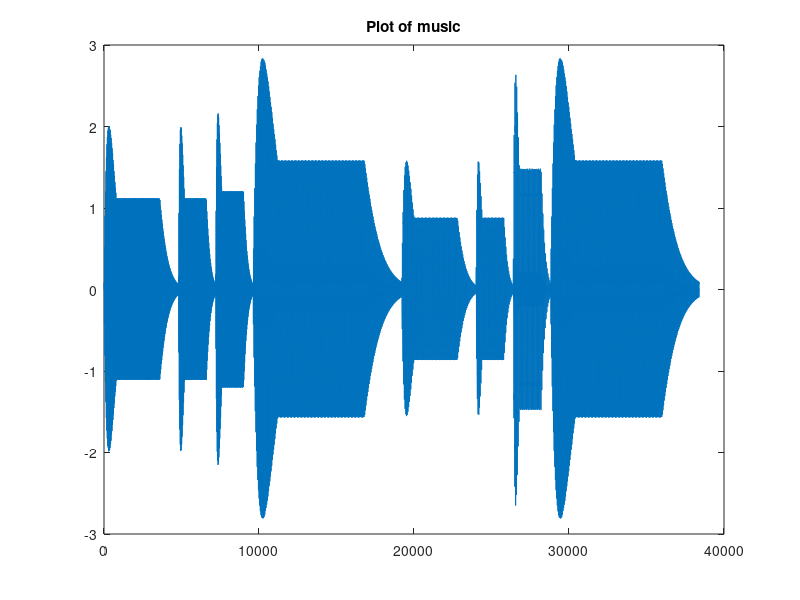

This figure's MATLAB source:
inter = 2^(1/12);
basefreq = 220 * inter^8; %baseFreq=F4 in this song

sampfreq = 8000;
beat = 0.6;

%freq used in this song
sound1 = basefreq;
sound5 = basefreq * inter^7;
sound6 = basefreq * inter^9;
sound2 = basefreq * inter^2;
sound6low = basefreq / (inter^3);

%  play the music
mfreq = [
    sound5;sound5;sound6;
    sound2;
    sound1;sound1;sound6low;
    sound2
];%frequnce sequnce of the song

beats= [
    1;0.5;0.5;
    2;
    1;0.5;0.5;
    2;
];%beats sequnce of the song

%parameters
a=100;
b=10;
c=2.5;
d=0.0082;
mag=[0.00930808038628289	1	0.293305613373285	0.169737638034249	0.200136659128818	0.0713614093045666	0.0574030722250183	0.0476608246566383	0.0258219480010000	0.00962070403063404	0.0117246781432514	0.00660190897152332	0.00663787873306357;
    0.00683811544843795	1	0.589903431516292	0.225217588311743	0.120908594179619	0.0414767387527344	0.0620724697615562	0.0555673159281592	0.0150107042986480	0.0111667169860774	0.0130522097694273	0.0136587055573310	0.00813215512486264;
    0.00160033781401032	1	0.724176810750910	0.143502871488931	0.0137855587349455	0.0157206847694420	0.157302217749932	0.0218538587744230	0.00377371610844771	0.0273966113108815	0.0195473989837485	0.00587000785870979	0.00121309826400934;
    0.00824243763425350	1	0.936438892205545	0.663051804966922	0.127356362268576	0.0768475434830169	0.120255217743459	0.239426298458058	0.0539896001983075	0.0124054029852894	0.0232947374921988	0.0225785637864416	0.0673596188324538;
    0.00195293527086090	1	1.00785860838882	0.176592172737911	0.0837916724525666	0.100761499977147	0.132040570233770	0.0556155936327517	0.0426280958105933	0.107763374601203	0.108217230714556	0.00537480151113308	0.00874585328923001];%amplitude of harmonics

music = [];
j=1;
for i=1:8
    t = linspace(0,beat*beats(i),sampfreq*beat*beats(i));

    z1 = cos(0*pi*mfreq(i)*t);
    z2 = sin(1*pi*mfreq(i)*t);
    z3 = sin(2*pi*mfreq(i)*t);
    z4 = sin(3*pi*mfreq(i)*t);
    z5 = sin(4*pi*mfreq(i)*t);
    z6 = sin(5*pi*mfreq(i)*t);
    z7 = sin(6*pi*mfreq(i)*t);
    z8 = sin(7*pi*mfreq(i)*t);
    z9 = sin(8*pi*mfreq(i)*t);
    z10 = sin(9*pi*mfreq(i)*t);
    z11 = sin(10*pi*mfreq(i)*t);
    z12 = sin(11*pi*mfreq(i)*t);
    z13 = sin(12*pi*mfreq(i)*t);

    %envelop function
    %func1
    x1 = linspace(0, beat/6, sampfreq*beat*beats(i)/6);
    y1 = x1 .* (exp(-b*x1) .^c);
    %func2
    x2 = linspace(beat/6, beat*4.5/6, sampfreq*beat*beats(i)*3.5/6);
    dd = linspace(d, d, sampfreq*beat*beats(i)*3.5/6);
    y2 = dd;
    %func3
    x3 = linspace(beat*4.5/6, beat, sampfreq*beat*beats(i)*1.5/6);
    y3 = (x3-0.35) .* (exp(-b*(x3-0.35)) .^c);
    %combination
    envfunct = a*[y1 y2 y3];
    if(i == 1)
        j = 2;
    elseif(i == 2)
        j = 2; 
    elseif(i == 3)
        j = 3;
    elseif(i == 4)
        j = 4;
    elseif(i == 5)
        j = 1;
    elseif(i == 6)
        j = 1;
    elseif(i == 7)
        j = 5;
    elseif(i == 8)
        j = 4;
    else
        j = 1;
    end

    music = [music, mag(j,1)*z1.* envfunct+mag(j,2)*z2.* envfunct+mag(j,3)*z3.* envfunct+mag(j,4)*z4.* envfunct+mag(j,5)*z5.* envfunct+mag(j,6)*z6.* envfunct+mag(j,7)*z7.* envfunct+mag(j,8)*z8.* envfunct+mag(j,9)*z9.* envfunct+mag(j,10)*z10.* envfunct+mag(j,11)*z11.* envfunct+mag(j,12)*z12.* envfunct+mag(j,13)*z13.* envfunct];%multiply
end

sound(music,sampfreq);
audiowrite('C:\Users\LJW\Desktop\音乐合成大作业\hw_result\result3_11.wav', music, sampfreq,'BitsPerSample',32);%cut down to save
plot([0:length(music)-1],music);title('Plot of music');